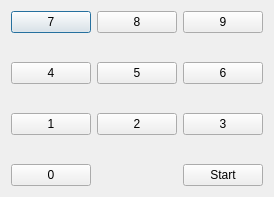
<?xml version="1.0" encoding="UTF-8"?>
<ui version="4.0">
 <class>dialpad</class>
 <widget class="QDialog" name="dialpad">
  <property name="geometry">
   <rect>
    <x>0</x>
    <y>0</y>
    <width>274</width>
    <height>197</height>
   </rect>
  </property>
  <property name="windowTitle">
   <string>Dialog</string>
  </property>
  <layout class="QGridLayout" name="gridLayout">
   <item row="0" column="0">
    <layout class="QVBoxLayout" name="verticalLayout_2">
     <item>
      <layout class="QHBoxLayout" name="horizontalLayout_7">
       <item>
        <widget class="QPushButton" name="seven">
         <property name="text">
          <string>7</string>
         </property>
        </widget>
       </item>
       <item>
        <widget class="QPushButton" name="eight">
         <property name="text">
          <string>8</string>
         </property>
        </widget>
       </item>
       <item>
        <widget class="QPushButton" name="nine">
         <property name="text">
          <string>9</string>
         </property>
        </widget>
       </item>
      </layout>
     </item>
     <item>
      <spacer name="verticalSpacer_2">
       <property name="orientation">
        <enum>Qt::Vertical</enum>
       </property>
       <property name="sizeHint" stdset="0">
        <size>
         <width>20</width>
         <height>5</height>
        </size>
       </property>
      </spacer>
     </item>
     <item>
      <layout class="QHBoxLayout" name="horizontalLayout_6">
       <item>
        <widget class="QPushButton" name="four">
         <property name="text">
          <string>4</string>
         </property>
        </widget>
       </item>
       <item>
        <widget class="QPushButton" name="five">
         <property name="text">
          <string>5</string>
         </property>
        </widget>
       </item>
       <item>
        <widget class="QPushButton" name="six">
         <property name="text">
          <string>6</string>
         </property>
        </widget>
       </item>
      </layout>
     </item>
     <item>
      <spacer name="verticalSpacer_3">
       <property name="orientation">
        <enum>Qt::Vertical</enum>
       </property>
       <property name="sizeHint" stdset="0">
        <size>
         <width>20</width>
         <height>5</height>
        </size>
       </property>
      </spacer>
     </item>
     <item>
      <layout class="QHBoxLayout" name="horizontalLayout_5">
       <item>
        <widget class="QPushButton" name="one">
         <property name="text">
          <string>1</string>
         </property>
        </widget>
       </item>
       <item>
        <widget class="QPushButton" name="two">
         <property name="text">
          <string>2</string>
         </property>
        </widget>
       </item>
       <item>
        <widget class="QPushButton" name="three">
         <property name="text">
          <string>3</string>
         </property>
        </widget>
       </item>
      </layout>
     </item>
     <item>
      <spacer name="verticalSpacer">
       <property name="orientation">
        <enum>Qt::Vertical</enum>
       </property>
       <property name="sizeHint" stdset="0">
        <size>
         <width>20</width>
         <height>5</height>
        </size>
       </property>
      </spacer>
     </item>
     <item>
      <layout class="QHBoxLayout" name="horizontalLayout_4">
       <item>
        <widget class="QPushButton" name="zero">
         <property name="text">
          <string>0</string>
         </property>
        </widget>
       </item>
       <item>
        <spacer name="horizontalSpacer">
         <property name="orientation">
          <enum>Qt::Horizontal</enum>
         </property>
         <property name="sizeHint" stdset="0">
          <size>
           <width>40</width>
           <height>20</height>
          </size>
         </property>
        </spacer>
       </item>
       <item>
        <widget class="QPushButton" name="killPopup">
         <property name="text">
          <string>Start</string>
         </property>
        </widget>
       </item>
      </layout>
     </item>
    </layout>
   </item>
  </layout>
 </widget>
 <resources/>
 <connections/>
</ui>
